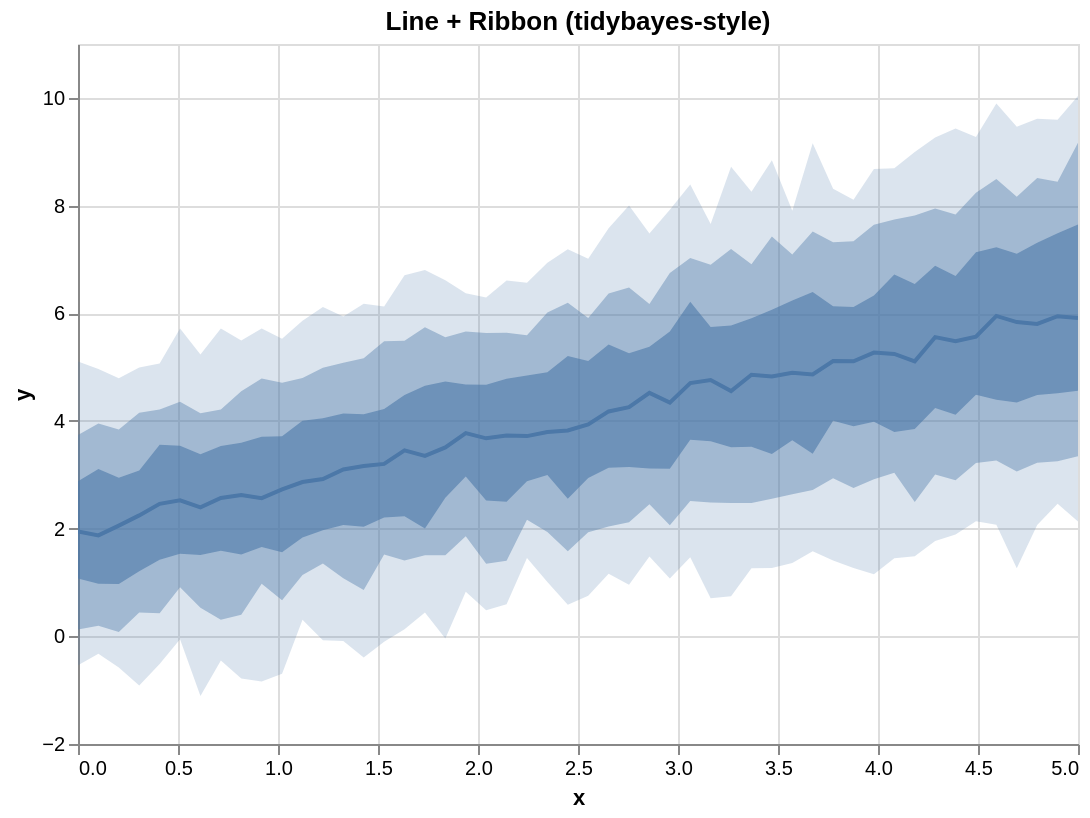

Express this chart as Vega-Lite.
### Vega-Lite specification from a JSON file in a GitHub repository (floating-point values rounded to 4 significant figures)
{"$schema": "https://vega.github.io/schema/vega-lite/v5.json", "config": {"axis": {"labelLimit": 0}, "header": {"labelLimit": 0}, "legend": {"labelLimit": 0}}, "data": {"values": [{"__median__": 4.255, "hi_0_5_": 5.257, "hi_0_8_": 6.477, "hi_0_95_": 7.999, "lo_0_5_": 3.146, "lo_0_8_": 2.117, "lo_0_95_": 0.9559, "x": 2.755}, {"__median__": 2.921, "hi_0_5_": 4.05, "hi_0_8_": 4.989, "hi_0_95_": 6.116, "lo_0_5_": 1.967, "lo_0_8_": 1.353, "lo_0_95_": -0.07537, "x": 1.224}, {"__median__": 4.553, "hi_0_5_": 5.772, "hi_0_8_": 7.195, "hi_0_95_": 8.72, "lo_0_5_": 3.513, "lo_0_8_": 2.477, "lo_0_95_": 0.7459, "x": 3.265}, {"__median__": 5.111, "hi_0_5_": 6.132, "hi_0_8_": 7.317, "hi_0_95_": 8.312, "lo_0_5_": 4.004, "lo_0_8_": 2.935, "lo_0_95_": 1.406, "x": 3.776}, {"__median__": 5.565, "hi_0_5_": 7.134, "hi_0_8_": 8.235, "hi_0_95_": 9.273, "lo_0_5_": 4.487, "lo_0_8_": 3.22, "lo_0_95_": 2.137, "x": 4.49}, {"__median__": 1.875, "hi_0_5_": 3.109, "hi_0_8_": 3.954, "hi_0_95_": 4.963, "lo_0_5_": 0.9759, "lo_0_8_": 0.1982, "lo_0_95_": -0.3236, "x": 0.102}, {"__median__": 5.244, "hi_0_5_": 6.721, "hi_0_8_": 7.739, "hi_0_95_": 8.692, "lo_0_5_": 3.794, "lo_0_8_": 3.036, "lo_0_95_": 1.451, "x": 4.082}, {"__median__": 2.245, "hi_0_5_": 3.077, "hi_0_8_": 4.154, "hi_0_95_": 4.994, "lo_0_5_": 1.21, "lo_0_8_": 0.4442, "lo_0_95_": -0.9138, "x": 0.3061}, {"__median__": 5.801, "hi_0_5_": 7.31, "hi_0_8_": 8.511, "hi_0_95_": 9.613, "lo_0_5_": 4.482, "lo_0_8_": 3.225, "lo_0_95_": 2.068, "x": 4.796}, {"__median__": 3.794, "hi_0_5_": 4.903, "hi_0_8_": 6.014, "hi_0_95_": 6.939, "lo_0_5_": 2.996, "lo_0_8_": 1.939, "lo_0_95_": 1.01, "x": 2.347}, {"__median__": 2.056, "hi_0_5_": 2.947, "hi_0_8_": 3.842, "hi_0_95_": 4.793, "lo_0_5_": 0.9725, "lo_0_8_": 0.08013, "lo_0_95_": -0.5775, "x": 0.2041}, {"__median__": 4.759, "hi_0_5_": 5.744, "hi_0_8_": 6.9, "hi_0_95_": 7.659, "lo_0_5_": 3.625, "lo_0_8_": 2.487, "lo_0_95_": 0.7077, "x": 3.163}, {"__median__": 5.107, "hi_0_5_": 6.543, "hi_0_8_": 7.817, "hi_0_95_": 8.996, "lo_0_5_": 3.849, "lo_0_8_": 2.495, "lo_0_95_": 1.488, "x": 4.184}, {"__median__": 3.718, "hi_0_5_": 4.842, "hi_0_8_": 5.591, "hi_0_95_": 6.565, "lo_0_5_": 2.878, "lo_0_8_": 2.164, "lo_0_95_": 1.453, "x": 2.245}, {"__median__": 3.936, "hi_0_5_": 5.114, "hi_0_8_": 5.91, "hi_0_95_": 7.011, "lo_0_5_": 2.94, "lo_0_8_": 1.93, "lo_0_95_": 0.7518, "x": 2.551}, {"__median__": 2.729, "hi_0_5_": 3.716, "hi_0_8_": 4.709, "hi_0_95_": 5.525, "lo_0_5_": 1.563, "lo_0_8_": 0.669, "lo_0_95_": -0.6947, "x": 1.02}, {"__median__": 4.896, "hi_0_5_": 6.235, "hi_0_8_": 7.089, "hi_0_95_": 7.901, "lo_0_5_": 3.643, "lo_0_8_": 2.638, "lo_0_95_": 1.36, "x": 3.571}, {"__median__": 5.268, "hi_0_5_": 6.331, "hi_0_8_": 7.644, "hi_0_95_": 8.678, "lo_0_5_": 3.987, "lo_0_8_": 2.917, "lo_0_95_": 1.155, "x": 3.98}, {"__median__": 2.568, "hi_0_5_": 3.532, "hi_0_8_": 4.213, "hi_0_95_": 5.719, "lo_0_5_": 1.591, "lo_0_8_": 0.3064, "lo_0_95_": -0.4505, "x": 0.7143}, {"__median__": 5.556, "hi_0_5_": 6.883, "hi_0_8_": 7.945, "hi_0_95_": 9.264, "lo_0_5_": 4.24, "lo_0_8_": 3.003, "lo_0_95_": 1.771, "x": 4.286}, {"__median__": 2.625, "hi_0_5_": 3.593, "hi_0_8_": 4.55, "hi_0_95_": 5.493, "lo_0_5_": 1.52, "lo_0_8_": 0.4014, "lo_0_95_": -0.7823, "x": 0.8163}, {"__median__": 4.176, "hi_0_5_": 5.419, "hi_0_8_": 6.365, "hi_0_95_": 7.579, "lo_0_5_": 3.132, "lo_0_8_": 2.041, "lo_0_95_": 1.163, "x": 2.653}, {"__median__": 5.946, "hi_0_5_": 7.487, "hi_0_8_": 8.44, "hi_0_95_": 9.592, "lo_0_5_": 4.516, "lo_0_8_": 3.25, "lo_0_95_": 2.46, "x": 4.898}, {"__median__": 4.521, "hi_0_5_": 5.378, "hi_0_8_": 6.17, "hi_0_95_": 7.481, "lo_0_5_": 3.118, "lo_0_8_": 2.45, "lo_0_95_": 1.481, "x": 2.857}, {"__median__": 3.508, "hi_0_5_": 4.73, "hi_0_8_": 5.556, "hi_0_95_": 6.61, "lo_0_5_": 2.572, "lo_0_8_": 1.505, "lo_0_95_": -0.04155, "x": 1.837}, {"__median__": 4.863, "hi_0_5_": 6.396, "hi_0_8_": 7.516, "hi_0_95_": 9.159, "lo_0_5_": 3.39, "lo_0_8_": 2.719, "lo_0_95_": 1.58, "x": 3.673}, {"__median__": 3.728, "hi_0_5_": 4.785, "hi_0_8_": 5.637, "hi_0_95_": 6.607, "lo_0_5_": 2.501, "lo_0_8_": 1.402, "lo_0_95_": 0.5962, "x": 2.143}, {"__median__": 5.836, "hi_0_5_": 7.107, "hi_0_8_": 8.162, "hi_0_95_": 9.462, "lo_0_5_": 4.343, "lo_0_8_": 3.061, "lo_0_95_": 1.264, "x": 4.694}, {"__median__": 3.098, "hi_0_5_": 4.137, "hi_0_8_": 5.08, "hi_0_95_": 5.941, "lo_0_5_": 2.065, "lo_0_8_": 1.079, "lo_0_95_": -0.08887, "x": 1.327}, {"__median__": 2.527, "hi_0_5_": 3.537, "hi_0_8_": 4.354, "hi_0_95_": 5.716, "lo_0_5_": 1.533, "lo_0_8_": 0.9114, "lo_0_95_": -0.05512, "x": 0.5102}, {"__median__": 3.823, "hi_0_5_": 5.205, "hi_0_8_": 6.196, "hi_0_95_": 7.187, "lo_0_5_": 2.555, "lo_0_8_": 1.58, "lo_0_95_": 0.5856, "x": 2.449}, {"__median__": 4.703, "hi_0_5_": 6.214, "hi_0_8_": 7.028, "hi_0_95_": 8.389, "lo_0_5_": 3.649, "lo_0_8_": 2.512, "lo_0_95_": 1.468, "x": 3.061}, {"__median__": 5.913, "hi_0_5_": 7.646, "hi_0_8_": 9.166, "hi_0_95_": 10.04, "lo_0_5_": 4.561, "lo_0_8_": 3.342, "lo_0_95_": 2.133, "x": 5.0}, {"__median__": 5.95, "hi_0_5_": 7.227, "hi_0_8_": 8.494, "hi_0_95_": 9.896, "lo_0_5_": 4.392, "lo_0_8_": 3.266, "lo_0_95_": 2.071, "x": 4.592}, {"__median__": 2.394, "hi_0_5_": 3.38, "hi_0_8_": 4.141, "hi_0_95_": 5.236, "lo_0_5_": 1.508, "lo_0_8_": 0.5317, "lo_0_95_": -1.108, "x": 0.6122}, {"__median__": 3.774, "hi_0_5_": 4.675, "hi_0_8_": 5.659, "hi_0_95_": 6.37, "lo_0_5_": 2.967, "lo_0_8_": 1.858, "lo_0_95_": 0.8263, "x": 1.939}, {"__median__": 3.202, "hi_0_5_": 4.223, "hi_0_8_": 5.48, "hi_0_95_": 6.124, "lo_0_5_": 2.208, "lo_0_8_": 1.52, "lo_0_95_": -0.1014, "x": 1.531}, {"__median__": 5.107, "hi_0_5_": 6.118, "hi_0_8_": 7.337, "hi_0_95_": 8.109, "lo_0_5_": 3.901, "lo_0_8_": 2.755, "lo_0_95_": 1.267, "x": 3.878}, {"__median__": 3.677, "hi_0_5_": 4.672, "hi_0_8_": 5.633, "hi_0_95_": 6.291, "lo_0_5_": 2.523, "lo_0_8_": 1.349, "lo_0_95_": 0.483, "x": 2.041}, {"__median__": 3.163, "hi_0_5_": 4.124, "hi_0_8_": 5.164, "hi_0_95_": 6.177, "lo_0_5_": 2.037, "lo_0_8_": 0.8584, "lo_0_95_": -0.3924, "x": 1.429}, {"__median__": 2.46, "hi_0_5_": 3.56, "hi_0_8_": 4.21, "hi_0_95_": 5.066, "lo_0_5_": 1.424, "lo_0_8_": 0.4283, "lo_0_95_": -0.5139, "x": 0.4082}, {"__median__": 4.857, "hi_0_5_": 5.909, "hi_0_8_": 6.911, "hi_0_95_": 8.254, "lo_0_5_": 3.522, "lo_0_8_": 2.475, "lo_0_95_": 1.262, "x": 3.367}, {"__median__": 1.946, "hi_0_5_": 2.882, "hi_0_8_": 3.74, "hi_0_95_": 5.102, "lo_0_5_": 1.075, "lo_0_8_": 0.1258, "lo_0_95_": -0.5379, "x": 0.0}, {"__median__": 5.48, "hi_0_5_": 6.691, "hi_0_8_": 7.835, "hi_0_95_": 9.43, "lo_0_5_": 4.116, "lo_0_8_": 2.9, "lo_0_95_": 1.889, "x": 4.388}, {"__median__": 2.566, "hi_0_5_": 3.707, "hi_0_8_": 4.787, "hi_0_95_": 5.715, "lo_0_5_": 1.659, "lo_0_8_": 0.9777, "lo_0_95_": -0.8377, "x": 0.9184}, {"__median__": 3.351, "hi_0_5_": 4.653, "hi_0_8_": 5.738, "hi_0_95_": 6.802, "lo_0_5_": 2.004, "lo_0_8_": 1.504, "lo_0_95_": 0.4418, "x": 1.735}, {"__median__": 4.341, "hi_0_5_": 5.661, "hi_0_8_": 6.745, "hi_0_95_": 7.922, "lo_0_5_": 3.111, "lo_0_8_": 2.061, "lo_0_95_": 1.073, "x": 2.959}, {"__median__": 3.453, "hi_0_5_": 4.482, "hi_0_8_": 5.491, "hi_0_95_": 6.707, "lo_0_5_": 2.228, "lo_0_8_": 1.409, "lo_0_95_": 0.1305, "x": 1.633}, {"__median__": 4.825, "hi_0_5_": 6.065, "hi_0_8_": 7.425, "hi_0_95_": 8.841, "lo_0_5_": 3.387, "lo_0_8_": 2.555, "lo_0_95_": 1.27, "x": 3.469}, {"__median__": 2.865, "hi_0_5_": 4.003, "hi_0_8_": 4.799, "hi_0_95_": 5.861, "lo_0_5_": 1.834, "lo_0_8_": 1.137, "lo_0_95_": 0.3064, "x": 1.122}]}, "height": 350, "layer": [{"_lr_layer": true, "encoding": {"tooltip": [{"field": "x", "title": "x", "type": "quantitative"}, {"field": "__median__", "title": "median", "type": "quantitative"}, {"field": "lo_0_95_", "title": "95% lo", "type": "quantitative"}, {"field": "hi_0_95_", "title": "95% hi", "type": "quantitative"}], "x": {"field": "x", "scale": {"zero": false}, "type": "quantitative"}, "y": {"field": "lo_0_95_", "scale": {"zero": false}, "title": "y", "type": "quantitative"}, "y2": {"field": "hi_0_95_"}}, "mark": {"line": false, "opacity": 0.2, "type": "area"}, "params": [{"bind": "scales", "name": "grid", "select": {"encodings": ["x", "y"], "type": "interval"}}]}, {"_lr_layer": true, "encoding": {"tooltip": [{"field": "x", "title": "x", "type": "quantitative"}, {"field": "__median__", "title": "median", "type": "quantitative"}, {"field": "lo_0_95_", "title": "95% lo", "type": "quantitative"}, {"field": "hi_0_95_", "title": "95% hi", "type": "quantitative"}], "x": {"field": "x", "scale": {"zero": false}, "type": "quantitative"}, "y": {"field": "lo_0_8_", "scale": {"zero": false}, "title": "y", "type": "quantitative"}, "y2": {"field": "hi_0_8_"}}, "mark": {"line": false, "opacity": 0.4, "type": "area"}}, {"_lr_layer": true, "encoding": {"tooltip": [{"field": "x", "title": "x", "type": "quantitative"}, {"field": "__median__", "title": "median", "type": "quantitative"}, {"field": "lo_0_95_", "title": "95% lo", "type": "quantitative"}, {"field": "hi_0_95_", "title": "95% hi", "type": "quantitative"}], "x": {"field": "x", "scale": {"zero": false}, "type": "quantitative"}, "y": {"field": "lo_0_5_", "scale": {"zero": false}, "title": "y", "type": "quantitative"}, "y2": {"field": "hi_0_5_"}}, "mark": {"line": false, "opacity": 0.6, "type": "area"}}, {"_lr_layer": true, "encoding": {"tooltip": [{"field": "x", "title": "x", "type": "quantitative"}, {"field": "__median__", "title": "median", "type": "quantitative"}, {"field": "lo_0_95_", "title": "95% lo", "type": "quantitative"}, {"field": "hi_0_95_", "title": "95% hi", "type": "quantitative"}], "x": {"field": "x", "scale": {"zero": false}, "type": "quantitative"}, "y": {"field": "__median__", "scale": {"zero": false}, "title": "y", "type": "quantitative"}}, "mark": {"strokeWidth": 2, "type": "line"}}], "title": "Line + Ribbon (tidybayes-style)", "width": 500}
